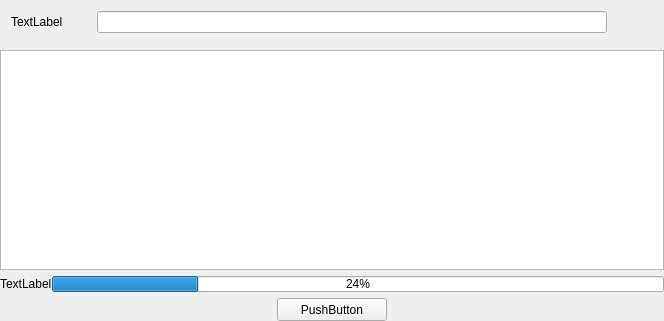
<?xml version="1.0" encoding="UTF-8"?>
<ui version="4.0">
 <class>ACTaskDownload</class>
 <widget class="QWidget" name="ACTaskDownload">
  <property name="geometry">
   <rect>
    <x>0</x>
    <y>0</y>
    <width>664</width>
    <height>321</height>
   </rect>
  </property>
  <property name="windowTitle">
   <string>ACTaskDownload</string>
  </property>
  <layout class="QHBoxLayout" name="horizontalLayout">
   <property name="spacing">
    <number>0</number>
   </property>
   <property name="leftMargin">
    <number>0</number>
   </property>
   <property name="topMargin">
    <number>0</number>
   </property>
   <property name="rightMargin">
    <number>0</number>
   </property>
   <property name="bottomMargin">
    <number>0</number>
   </property>
   <item>
    <widget class="QWidget" name="backgroundWidget" native="true">
     <layout class="QVBoxLayout" name="verticalLayout">
      <property name="leftMargin">
       <number>0</number>
      </property>
      <property name="topMargin">
       <number>0</number>
      </property>
      <property name="rightMargin">
       <number>0</number>
      </property>
      <property name="bottomMargin">
       <number>0</number>
      </property>
      <item>
       <widget class="QWidget" name="widget_3" native="true">
        <layout class="QHBoxLayout" name="horizontalLayout_3">
         <item>
          <widget class="QLabel" name="taskPathText">
           <property name="minimumSize">
            <size>
             <width>80</width>
             <height>0</height>
            </size>
           </property>
           <property name="maximumSize">
            <size>
             <width>80</width>
             <height>16777215</height>
            </size>
           </property>
           <property name="text">
            <string>TextLabel</string>
           </property>
           <property name="alignment">
            <set>Qt::AlignLeading|Qt::AlignLeft|Qt::AlignVCenter</set>
           </property>
          </widget>
         </item>
         <item>
          <widget class="QLineEdit" name="taskPathEdit"/>
         </item>
         <item>
          <widget class="QPushButton" name="taskPathButton">
           <property name="text">
            <string/>
           </property>
           <property name="autoDefault">
            <bool>true</bool>
           </property>
           <property name="flat">
            <bool>true</bool>
           </property>
          </widget>
         </item>
        </layout>
       </widget>
      </item>
      <item>
       <widget class="AngKTableView" name="devTable"/>
      </item>
      <item>
       <widget class="QWidget" name="chkWidget" native="true">
        <layout class="QHBoxLayout" name="horizontalLayout_4">
         <property name="spacing">
          <number>0</number>
         </property>
         <property name="leftMargin">
          <number>0</number>
         </property>
         <property name="topMargin">
          <number>0</number>
         </property>
         <property name="rightMargin">
          <number>0</number>
         </property>
         <property name="bottomMargin">
          <number>0</number>
         </property>
         <item>
          <widget class="QLabel" name="progressText">
           <property name="text">
            <string>TextLabel</string>
           </property>
          </widget>
         </item>
         <item>
          <widget class="QProgressBar" name="taskProgressBar">
           <property name="minimumSize">
            <size>
             <width>0</width>
             <height>16</height>
            </size>
           </property>
           <property name="maximumSize">
            <size>
             <width>16777215</width>
             <height>16</height>
            </size>
           </property>
           <property name="value">
            <number>24</number>
           </property>
           <property name="alignment">
            <set>Qt::AlignCenter</set>
           </property>
           <property name="textVisible">
            <bool>true</bool>
           </property>
           <property name="invertedAppearance">
            <bool>false</bool>
           </property>
          </widget>
         </item>
        </layout>
       </widget>
      </item>
      <item>
       <widget class="QWidget" name="widget_2" native="true">
        <layout class="QHBoxLayout" name="horizontalLayout_2">
         <property name="leftMargin">
          <number>0</number>
         </property>
         <property name="topMargin">
          <number>0</number>
         </property>
         <property name="rightMargin">
          <number>0</number>
         </property>
         <property name="bottomMargin">
          <number>0</number>
         </property>
         <item>
          <spacer name="horizontalSpacer">
           <property name="orientation">
            <enum>Qt::Horizontal</enum>
           </property>
           <property name="sizeHint" stdset="0">
            <size>
             <width>286</width>
             <height>20</height>
            </size>
           </property>
          </spacer>
         </item>
         <item>
          <widget class="QPushButton" name="downloadButton">
           <property name="minimumSize">
            <size>
             <width>110</width>
             <height>23</height>
            </size>
           </property>
           <property name="maximumSize">
            <size>
             <width>110</width>
             <height>23</height>
            </size>
           </property>
           <property name="text">
            <string>PushButton</string>
           </property>
          </widget>
         </item>
         <item>
          <spacer name="horizontalSpacer_2">
           <property name="orientation">
            <enum>Qt::Horizontal</enum>
           </property>
           <property name="sizeHint" stdset="0">
            <size>
             <width>285</width>
             <height>20</height>
            </size>
           </property>
          </spacer>
         </item>
        </layout>
       </widget>
      </item>
     </layout>
    </widget>
   </item>
  </layout>
 </widget>
 <layoutdefault spacing="6" margin="11"/>
 <customwidgets>
  <customwidget>
   <class>AngKTableView</class>
   <extends>QTableView</extends>
   <header>angktableview.h</header>
  </customwidget>
 </customwidgets>
 <resources/>
 <connections/>
</ui>
